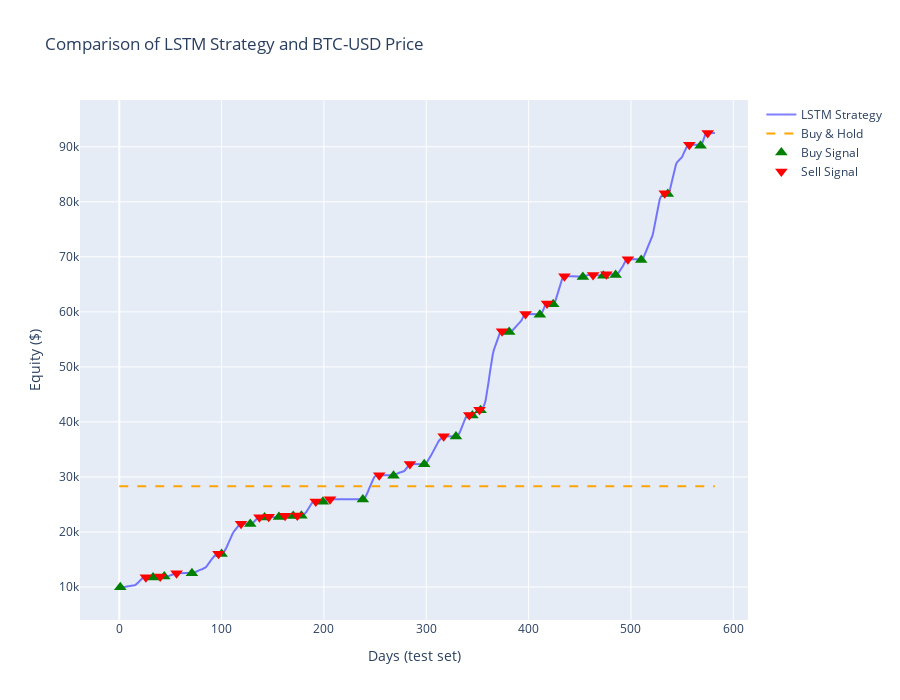

Source (notebook cell):
### Markdown cell above
Now, what happens if we adjust the **strategy based on the predicted direction of the price**?

This directional LSTM strategy was backtested and showed a total return of over 800%, significantly outperforming both the price-level-based strategy and the buy and hold benchmark. This result should be interpreted as an **indicator of the model's theoretical potential** rather than a guarantee of real-world performance, as it was obtained in a controlled backtesting environment. 

Implementing a strategy like this in live markets would be both challenging and risky.

### Code cell
# BACKTESTING
# If tomorrow's predicted price > today's price, buy; if lower, sell
initial_cash = 10000
cash = initial_cash
asset = 0
equity_curve = []
buy_signal = []
sell_signal = []

commission = 0.002  # Transaction cost

for i in range(len(y_test)-1):
    price_today = y_pred[i-1] # Yesterday's predicted price
    price_pred = y_pred[i]

    # Buy signal, based on the behavior of the predicted price
    if price_pred > price_today and cash > 0:
        asset = (cash * (1 - commission)) / price_today
        cash = 0
        buy_signal.append(i)

    # Sell signal, based on the behavior of the predicted price
    elif price_pred < price_today and asset > 0:
        cash = (asset * price_today) * (1 - commission)
        asset = 0
        sell_signal.append(i)

    # Track daily total equity (cash + value of holdings)
    total_equity = cash + asset * price_today
    equity_curve.append(total_equity)

# Close remaining position at the end
if asset > 0:
    cash = asset * y_test[-1] * (1 - commission)
    asset = 0
equity_curve.append(cash)

# Buy & Hold baseline
price_initial = y_test[0]
price_final = y_test[-1]
buy_hold = initial_cash * (price_final / price_initial)

# Traces for each series plot
trace1 = go.Scatter(
    y=equity_curve,
    mode='lines',
    name='LSTM Strategy',
    line=dict(color='blue'),
    opacity=0.5
)

trace2 = go.Scatter(
    x=list(range(len(equity_curve))),
    y=[buy_hold] * len(equity_curve),
    mode='lines',
    name='Buy & Hold',
    line=dict(color='orange', dash='dash'),
)

# The buy and sell signals are represented as markers on the plot
trace_buy = go.Scatter(
    x=buy_signal,
    y=[equity_curve[idx] for idx in buy_signal],
    mode='markers',
    name='Buy Signal',
    marker=dict(color='green', size=11, symbol='triangle-up'),
    text=[f'Buy Signal day {idx}' for idx in buy_signal],
    hoverinfo='text'
)

trace_sell = go.Scatter(
    x=sell_signal,
    y=[equity_curve[idx] for idx in sell_signal],
    mode='markers',
    name='Sell Signal',
    marker=dict(color='red', size=11, symbol='triangle-down'),
    text=[f'Sell Signal day {idx}' for idx in sell_signal],
    hoverinfo='text'
)

fig = go.Figure(data=[trace1, trace2, trace_buy, trace_sell], layout=layout)
iplot(fig)

# Final equity in USD
print(f"Final equity LSTM strategy: ${equity_curve[-1]:.2f}")
print(f"Buy & Hold equity: ${buy_hold:.2f}")

# Final returns in percentage
print(f"Return LSTM strategy: {((equity_curve[-1] - initial_cash) / initial_cash) * 100:.2f}%")
print(f"Return Buy & Hold: {((buy_hold - initial_cash) / initial_cash) * 100:.2f}%")

### Figure 1 — Plotly figure (JSON) as saved in the notebook; plotly's stock layout.template omitted (floating-point values rounded to 4 significant figures; data arrays with more than 128 entries replaced by an {"elided": "..."} marker saying what was removed)
{"data": [{"line": {"color": "blue"}, "mode": "lines", "name": "LSTM Strategy", "opacity": 0.5, "type": "scatter", "y": {"elided": "583 float values"}}, {"line": {"color": "orange", "dash": "dash"}, "mode": "lines", "name": "Buy & Hold", "type": "scatter", "x": {"elided": "583 int values"}, "y": {"elided": "583 float values"}}, {"hoverinfo": "text", "marker": {"color": "green", "size": 11, "symbol": "triangle-up"}, "mode": "markers", "name": "Buy Signal", "text": ["Buy Signal day 1", "Buy Signal day 33", "Buy Signal day 44", "Buy Signal day 71", "Buy Signal day 100", "Buy Signal day 128", "Buy Signal day 142", "Buy Signal day 156", "Buy Signal day 170", "Buy Signal day 178", "Buy Signal day 199", "Buy Signal day 238", "Buy Signal day 268", "Buy Signal day 298", "Buy Signal day 329", "Buy Signal day 345", "Buy Signal day 353", "Buy Signal day 381", "Buy Signal day 411", "Buy Signal day 424", "Buy Signal day 453", "Buy Signal day 473", "Buy Signal day 485", "Buy Signal day 510", "Buy Signal day 536", "Buy Signal day 568"], "type": "scatter", "x": [1, 33, 44, 71, 100, 128, 142, 156, 170, 178, 199, 238, 268, 298, 329, 345, 353, 381, 411, 424, 453, 473, 485, 510, 536, 568], "y": [9980, 11730.0, 11910.0, 12480.0, 16000.0, 21440.0, 22630.0, 22700.0, 22900.0, 22930.0, 25500.0, 25890.0, 30230.0, 32310.0, 37330.0, 41190.0, 42140.0, 56350.0, 59480.0, 61390.0, 66320.0, 66540.0, 66690.0, 69440.0, 81410.0, 90180.0]}, {"hoverinfo": "text", "marker": {"color": "red", "size": 11, "symbol": "triangle-down"}, "mode": "markers", "name": "Sell Signal", "text": ["Sell Signal day 26", "Sell Signal day 40", "Sell Signal day 56", "Sell Signal day 97", "Sell Signal day 119", "Sell Signal day 137", "Sell Signal day 146", "Sell Signal day 162", "Sell Signal day 174", "Sell Signal day 192", "Sell Signal day 206", "Sell Signal day 254", "Sell Signal day 284", "Sell Signal day 317", "Sell Signal day 342", "Sell Signal day 352", "Sell Signal day 374", "Sell Signal day 397", "Sell Signal day 418", "Sell Signal day 435", "Sell Signal day 463", "Sell Signal day 476", "Sell Signal day 497", "Sell Signal day 533", "Sell Signal day 557", "Sell Signal day 575"], "type": "scatter", "x": [26, 40, 56, 97, 119, 137, 146, 162, 174, 192, 206, 254, 284, 317, 342, 352, 374, 397, 418, 435, 463, 476, 497, 533, 557, 575], "y": [11760.0, 11930.0, 12500.0, 16030.0, 21480.0, 22670.0, 22750.0, 22950.0, 22970.0, 25550.0, 25940.0, 30290.0, 32370.0, 37410.0, 41270.0, 42220.0, 56470.0, 59600.0, 61510.0, 66450.0, 66680.0, 66820.0, 69580.0, 81570.0, 90360.0, 92520.0]}], "layout": {"height": 700, "hovermode": "x unified", "title": {"text": "Comparison of LSTM Strategy and BTC-USD Price"}, "xaxis": {"title": {"text": "Days (test set)"}}, "yaxis": {"title": {"text": "Equity ($)"}}}}
